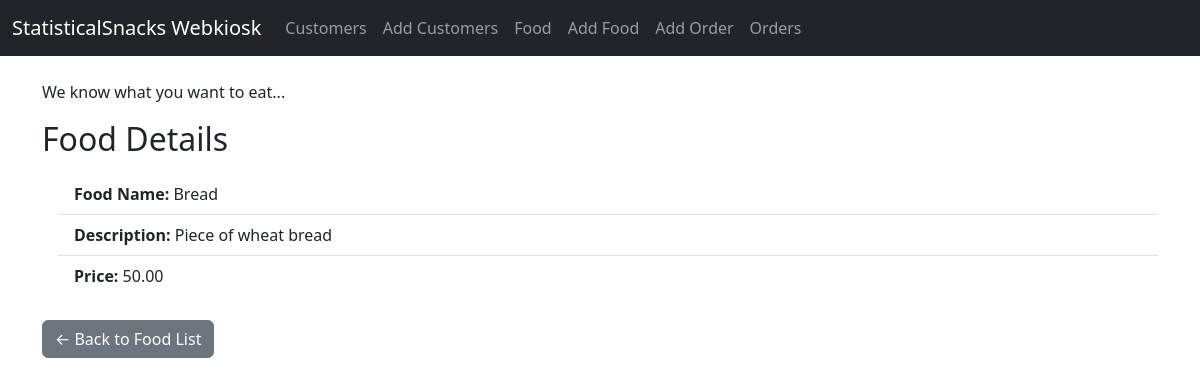
The page /webkiosk/food/1/ on the database its author committed.
### webkiosk/models.py (models this page shows, shortened)
class Food(models.Model):
    name = models.CharField(max_length=30)
    description = models.CharField(max_length=100)
    price = models.DecimalField(decimal_places=2, max_digits=6)

### webkiosk/views.py (the view)
# urls.py: path('food/<int:pk>/', views.detailfood, name='food-detail'),
def detailfood(request, pk):
    f = Food.objects.get(id=pk)
    context = {'food': f}
    return render(request, 'webkiosk/food_detail.html', context)

### webkiosk/templates/webkiosk/food_detail.html (shortened to what this page needs)
{% extends 'webkiosk/base_template.html' %}
{% block content %}
<h2 class="mb-3"> Food Details</h2>
<ul class="list-group list-group-flush ps-3">
    <li class="list-group-item"><strong>Food Name:</strong> {{ food.name }}</li>
    <li class="list-group-item"><strong>Description:</strong> {{food.description}}</li>
    <li class="list-group-item"><strong>Price:</strong> {{food.price}}</li>
</ul>
<div class="d-flex gap-2">
    <p><a href="{% url 'webkiosk:food-list' %}" class="btn btn-secondary mt-4">← Back to Food List</a></p>
</div>
{% endblock %}

### rows shown on the page
Food: name "Bread", description "Piece of wheat bread", price "50.00"
